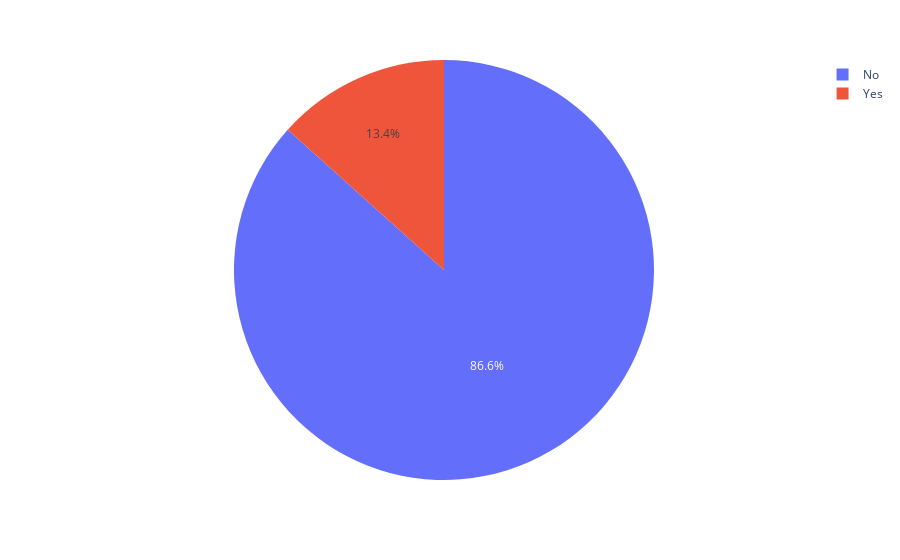

The cell this chart's notebook holds for it:
### Code cell
ex.pie(train_data,names='Self_Employed')

### Figure 1 — Plotly figure (JSON) as saved in the notebook; plotly's stock layout.template omitted (floating-point values rounded to 4 significant figures; data arrays with more than 128 entries replaced by an {"elided": "..."} marker saying what was removed)
{"data": [{"domain": {"x": [0, 1], "y": [0, 1]}, "hovertemplate": "Self_Employed=%{label}<extra></extra>", "labels": {"elided": "614 str values"}, "legendgroup": "", "name": "", "showlegend": true, "type": "pie"}], "layout": {"legend": {"tracegroupgap": 0}, "margin": {"t": 60}}}
